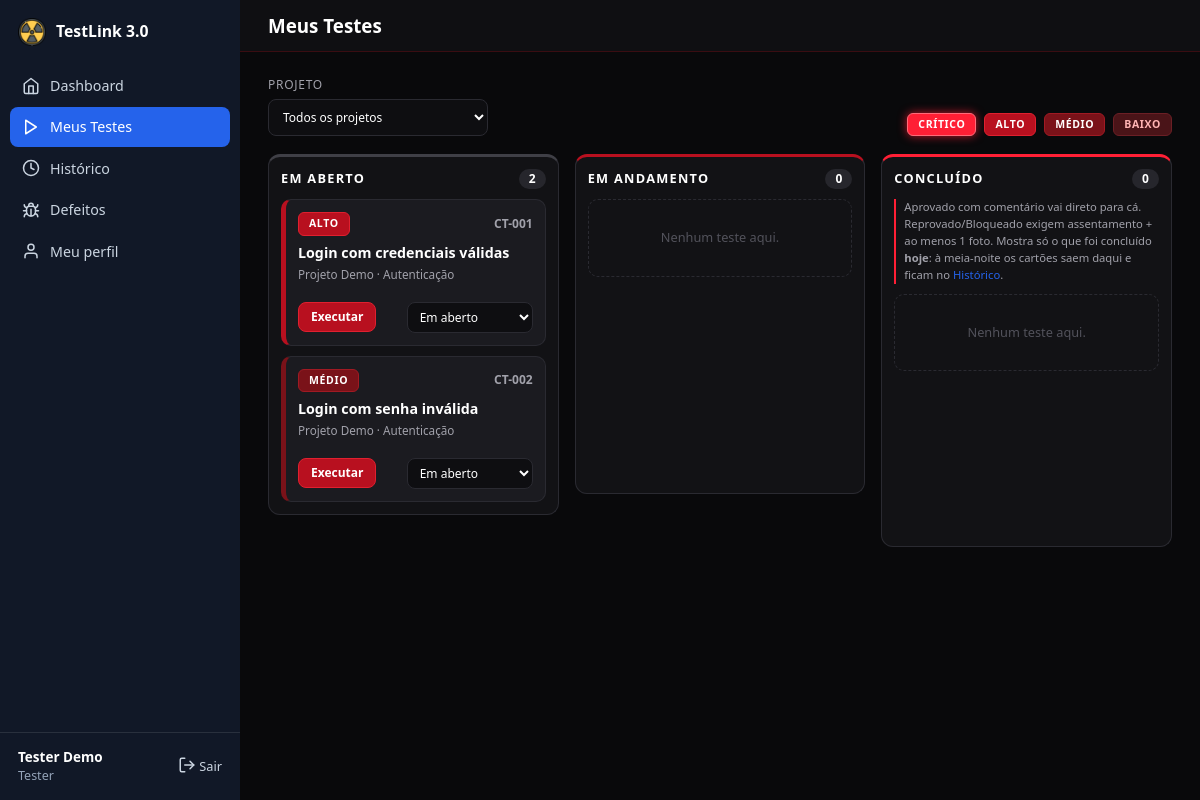
/my_tests.php (signed in), run on the app's committed database.
### tables this page shows
CREATE TABLE users (
    id            INT UNSIGNED AUTO_INCREMENT PRIMARY KEY,
    name          VARCHAR(120) NOT NULL,
    email         VARCHAR(160) NOT NULL UNIQUE,
    password_hash VARCHAR(255) NOT NULL,
    role          ENUM('admin','tester','developer','viewer') NOT NULL DEFAULT 'tester',
    active        TINYINT(1) NOT NULL DEFAULT 1,
     
    status        ENUM('approved','pending','rejected') NOT NULL DEFAULT 'approved',
    created_at    DATETIME NOT NULL DEFAULT CURRENT_TIMESTAMP
);

CREATE TABLE assignments (
    id          INT UNSIGNED AUTO_INCREMENT PRIMARY KEY,
    case_id     INT UNSIGNED NOT NULL,
    tester_id   INT UNSIGNED NOT NULL,
    assigned_by INT UNSIGNED NULL,
    created_at  DATETIME NOT NULL DEFAULT CURRENT_TIMESTAMP,
     
    kanban_status ENUM('waiting','doing','done') NOT NULL DEFAULT 'waiting',
    cycle_start   DATETIME NOT NULL DEFAULT CURRENT_TIMESTAMP,
     
    done_at       DATETIME NULL,
    UNIQUE KEY uq_assignment (case_id, tester_id),
    FOREIGN KEY (case_id)     REFERENCES test_cases(id) ON DELETE CASCADE,
    FOREIGN KEY (tester_id)   REFERENCES users(id)      ON DELETE CASCADE,
    FOREIGN KEY (assigned_by) REFERENCES users(id)      ON DELETE SET NULL
);

CREATE TABLE test_cases (
    id              INT UNSIGNED AUTO_INCREMENT PRIMARY KEY,
    project_id      INT UNSIGNED NOT NULL,
    suite_id        INT UNSIGNED NOT NULL,
    code            VARCHAR(40) NOT NULL,
    title           VARCHAR(200) NOT NULL,
    preconditions   TEXT NULL,
    steps           TEXT NOT NULL,
    expected_result TEXT NOT NULL,
    priority        ENUM('low','medium','high','critical') NOT NULL DEFAULT 'medium',
    status          ENUM('active','inactive') NOT NULL DEFAULT 'active',
    version         INT UNSIGNED NOT NULL DEFAULT 1,
    created_by      INT UNSIGNED NULL,
    created_at      DATETIME NOT NULL DEFAULT CURRENT_TIMESTAMP,
    updated_at      DATETIME NOT NULL DEFAULT CURRENT_TIMESTAMP ON UPDATE CURRENT_TIMESTAMP,
    UNIQUE KEY uq_case_code (project_id, code),
    FOREIGN KEY (project_id) REFERENCES projects(id) ON DELETE CASCADE,
    FOREIGN KEY (suite_id)   REFERENCES suites(id)   ON DELETE CASCADE,
    FOREIGN KEY (created_by) REFERENCES users(id)    ON DELETE SET NULL
);

CREATE TABLE projects (
    id          INT UNSIGNED AUTO_INCREMENT PRIMARY KEY,
    name        VARCHAR(150) NOT NULL,
    description TEXT NULL,
    status      ENUM('active','archived') NOT NULL DEFAULT 'active',
    created_by  INT UNSIGNED NULL,
    created_at  DATETIME NOT NULL DEFAULT CURRENT_TIMESTAMP,
    FOREIGN KEY (created_by) REFERENCES users(id) ON DELETE SET NULL
);

CREATE TABLE suites (
    id          INT UNSIGNED AUTO_INCREMENT PRIMARY KEY,
    project_id  INT UNSIGNED NOT NULL,
    name        VARCHAR(150) NOT NULL,
    description TEXT NULL,
    created_at  DATETIME NOT NULL DEFAULT CURRENT_TIMESTAMP,
    FOREIGN KEY (project_id) REFERENCES projects(id) ON DELETE CASCADE
);

### includes/db.php (called while the page is built)
<?php
function db(): PDO
{
    static $pdo = null;
    if ($pdo === null) {
        $dsn = 'mysql:host=' . DB_HOST . ';dbname=' . DB_NAME . ';charset=' . DB_CHARSET;
        try {
            $pdo = new PDO($dsn, DB_USER, DB_PASS, [
                PDO::ATTR_ERRMODE            => PDO::ERRMODE_EXCEPTION,
                PDO::ATTR_DEFAULT_FETCH_MODE => PDO::FETCH_ASSOC,
                PDO::ATTR_EMULATE_PREPARES   => false,
            ]);
        } catch (PDOException $e) {
            http_response_code(500);
            exit('<h1>Erro de conexão</h1><p>Não foi possível conectar ao banco de dados. '
                . 'Verifique <code>config/config.php</code> e se o <code>database.sql</code> foi importado.</p>');
        }
    }
    return $pdo;
}
function q(string $sql, array $params = []): PDOStatement
{
    $st = db()->prepare($sql);
    $st->execute($params);
    return $st;
}

### includes/auth.php (called while the page is built, shortened)
<?php
function current_user(): ?array
{
    static $user = false;
    if ($user !== false) {
        return $user;
    }
    $row = q('SELECT id, name, email, role, active FROM users WHERE id = ?', [$_SESSION['uid']])->fetch();
    return $user = $row;
}
function require_login(): array
{
    $u = current_user();
    return $u;
}
function require_role(string ...$roles): array
{
    $u = require_login();
    return $u;
}

### my_tests.php (the view, shortened to what this page needs)
<?php
require __DIR__ . '/includes/bootstrap.php';
$user = require_role('tester');
$uid = (int)$user['id'];
$fProject = get_int('project');
$where = ['a.tester_id = ?', "tc.status = 'active'",
          "(a.kanban_status <> 'done' OR DATE(a.done_at) = CURDATE())"];
$params = [$uid];
$rows = q("SELECT a.id aid, a.kanban_status, tc.id, tc.code, tc.title, tc.priority, p.name project, s.name suite,
                  ex.id exec_id, ex.result, ex.exec_type, ex.executed_at,
                  EXISTS(SELECT 1 FROM executions x WHERE x.case_id = tc.id AND x.tester_id = a.tester_id AND x.executed_at >= a.cycle_start) has_activity,
                  (SELECT d.id FROM defects d WHERE d.case_id = tc.id AND d.status = 'retest' AND d.retest_tester_id = a.tester_id ORDER BY d.id DESC LIMIT 1) retest_defect
           FROM assignments a
           JOIN test_cases tc ON tc.id = a.case_id
           JOIN projects p ON p.id = tc.project_id
           JOIN suites s ON s.id = tc.suite_id
           LEFT JOIN executions ex ON ex.id = (SELECT MAX(id) FROM executions WHERE case_id = tc.id AND tester_id = a.tester_id)
           WHERE " . implode(' AND ', $where) . " ORDER BY FIELD(tc.priority, 'critical','high','medium','low'), p.name, tc.code", $params)->fetchAll();
$cols = array_fill_keys(array_keys(KANBAN_COLUMNS), []);
foreach ($rows as $r) { $cols[$r['kanban_status']][] = $r; }
$projects = q('SELECT DISTINCT p.id, p.name FROM projects p JOIN test_cases tc ON tc.project_id = p.id
               JOIN assignments a ON a.case_id = tc.id WHERE a.tester_id = ? ORDER BY p.name', [$uid])->fetchAll(PDO::FETCH_KEY_PAIR);
$rank = ['critical' => 0, 'high' => 1, 'medium' => 2, 'low' => 3];
$olderDone = (int)q("SELECT COUNT(*) FROM assignments a JOIN test_cases tc ON tc.id = a.case_id
                     WHERE a.tester_id = ? AND tc.status = 'active' AND a.kanban_status = 'done' AND (a.done_at IS NULL OR DATE(a.done_at) < CURDATE())", [$uid])->fetchColumn();
$pageTitle = 'Meus Testes';
$active = 'my_tests.php';
$bodyClass = 'kb';
include __DIR__ . '/includes/header.php';
?>
<form method="get" class="kb-filter">
    <label>Projeto
        <select name="project" onchange="this.form.submit()"><?= options($projects, $fProject ?: null, true, 'Todos os projetos') ?></select>
    </label>
    <ul class="kb-legend" aria-label="Legenda de criticidade">
        <?php foreach (KANBAN_LEVELS as $k => $label): ?><li><span class="kb-badge lvl-<?= e($k) ?>"><?= e($label) ?></span></li><?php endforeach; ?>
    </ul>
</form>
<div class="kb-board" data-kanban data-csrf="<?= e(csrf_token()) ?>" data-project="<?= (int)$fProject ?>">
    <?php foreach (KANBAN_COLUMNS as $status => $label): ?>
    <section class="kb-col col-<?= e($status) ?>" data-status="<?= e($status) ?>">
        <header>
            <h2><?= e($label) ?></h2>
            <span class="kb-count" data-count><?= count($cols[$status]) ?></span>
        </header>
        <?php if ($status === 'done'): ?><p class="kb-hint">Aprovado com comentário vai direto para cá. Reprovado/Bloqueado exigem assentamento + ao menos 1 foto.
            Mostra só o que foi concluído <strong>hoje</strong>: à meia-noite os cartões saem daqui e ficam no <a href="history.php">Histórico</a><?= $olderDone ? " ($olderDone já está lá)" : '' ?>.</p><?php endif; ?>
        <div class="kb-list" data-list>
            <?php foreach ($cols[$status] as $r): ?>
            <article class="kb-card lvl-<?= e($r['priority']) ?>" draggable="true" data-id="<?= (int)$r['aid'] ?>" data-rank="<?= $rank[$r['priority']] ?>" data-status="<?= e($status) ?>">
                <div class="kb-top">
                    <span class="kb-badge lvl-<?= e($r['priority']) ?>"><?= e(KANBAN_LEVELS[$r['priority']]) ?></span>
                    <a class="kb-code" href="case_view.php?id=<?= (int)$r['id'] ?>" draggable="false"><?= e($r['code']) ?></a>
                </div>
                <h3><?= e($r['title']) ?></h3>
                <p class="kb-meta"><?= e($r['project']) ?> · <?= e($r['suite']) ?></p>
                <div class="kb-actions">
                    <a class="kb-btn" href="execute.php?case_id=<?= (int)$r['id'] ?><?= $r['retest_defect'] ? '&defect_id=' . (int)$r['retest_defect'] : '' ?>" draggable="false">
                        <?= $r['retest_defect'] ? 'Reteste' : ($status === 'done' ? 'Reexecutar' : 'Executar') ?>
                    </a>
                    <form method="post" action="kanban_move.php" class="move-form">
                        <select name="status" aria-label="Mover <?= e($r['code']) ?> para">
                            <?php foreach (KANBAN_COLUMNS as $k => $lbl):
                                $blocked = $k === 'waiting' && $r['has_activity'] && $status !== 'waiting'; ?>
                                <option value="<?= e($k) ?>" <?= $k === $status ? 'selected' : '' ?> <?= $blocked ? 'disabled title="Já há atividade registrada neste teste"' : '' ?>><?= e($lbl) ?></option>
                            <?php endforeach; ?>
                        </select>
                    </form>
                </div>
            </article>
            <?php endforeach; ?>
            <p class="kb-empty" data-empty <?= $cols[$status] ? 'hidden' : '' ?>>Nenhum teste aqui.</p>
        </div>
    </section>
    <?php endforeach; ?>
</div>
<?php include __DIR__ . '/includes/footer.php'; ?>

### includes/header.php (shortened to what this page needs)
<?php
$user = current_user();
$pageTitle = $pageTitle ?? '';
$active = $active ?? '';
$clean = !empty($_GET['clean']);
$sys = get_setting('system_name', APP_NAME);
?>
<!DOCTYPE html>
<html lang="pt-BR">
<head>
    <link rel="stylesheet" href="assets/css/style.css?v=<?= (int)@filemtime(__DIR__ . '/../assets/css/style.css') ?>">
</head>
<body class="<?= trim(($clean ? 'clean ' : '') . ($bodyClass ?? '')) ?>">
<?php if ($user): ?>
<div class="layout">
    <aside class="sidebar" id="sidebar">
        <a class="brand" href="dashboard.php">
            <img src="assets/img/favicon.png" alt="" width="28" height="28">
            <span><?= e($sys) ?></span>
        </a>
        <nav>
            <?php foreach (nav_items($user['role']) as [$file, $label, $ico]): ?>
                <a href="<?= e($file) ?>" class="<?= $active === strtok($file, '?') ? 'active' : '' ?>">
                    <?= icon($ico) ?> <span><?= e($label) ?></span>
                </a>
            <?php endforeach; ?>
        </nav>
        <div class="sidebar-foot">
            <div class="who">
                <strong><?= e($user['name']) ?></strong>
                <small><?= e(ROLES[$user['role']]) ?></small>
            </div>
            <a href="logout.php" class="logout" title="Sair"><?= icon('logout') ?> Sair</a>
        </div>
    </aside>
    <div class="main">
        <header class="topbar no-print">
            <h1><?= e($pageTitle) ?></h1>
        </header>
        <main class="content">
<?php else: ?>
<main class="auth-wrap">
<?php endif; ?>

### data on the page
users: name "Tester Demo", role "Tester"
assignments: case.priority "ALTO", case.code "CT-001", case.title "Login com credenciais válidas", projects.name "Projeto Demo", suites.name "Autenticação", status "Em aberto"
assignments: case.priority "MÉDIO", case.code "CT-002", case.title "Login com senha inválida", projects.name "Projeto Demo", suites.name "Autenticação", status "Em aberto"

### other printed values
$sys "TestLink 3.0"
$label "Dashboard"
$label "Meus Testes"
$label "Histórico"
$label "Defeitos"
$label "Meu perfil"
$pageTitle "Meus Testes"
$label "CRÍTICO"
$label "ALTO"
$label "MÉDIO"
$label "BAIXO"
$label "EM ABERTO"
count($cols[$status]) "2"
$label "EM ANDAMENTO"
count($cols[$status]) "0"
